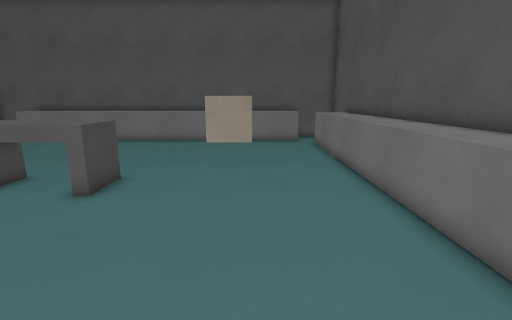
[1] (above)

17 first-person views from a walk through a level from a Godot 3-D game. The camera is 1.4 m above the floor, tilts 12° down and sees 85° across. The floor is counted in squares, 0.5 m on a side. Each view is taken from the middle of a square. On the plan, view 1 faces up. The plan holds only what a view shows up to about 19 squares ahead; the rest is blank. Surface patterns are stand-ins for the level's own textures.

[2]
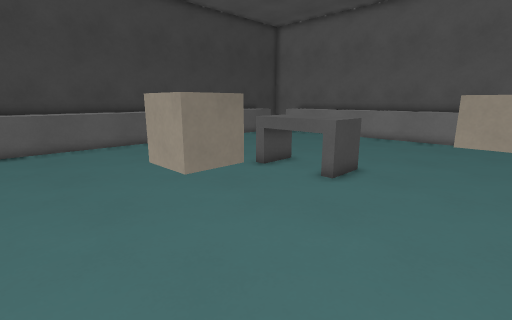

[3]
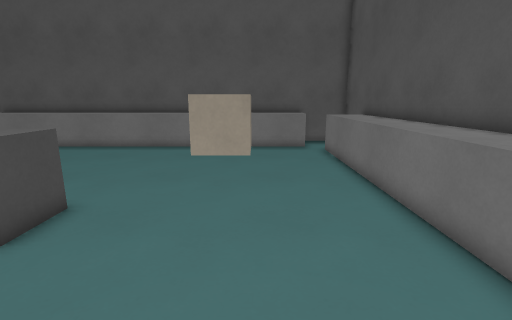

[4]
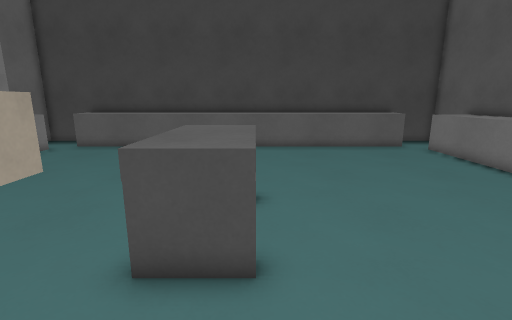

[5]
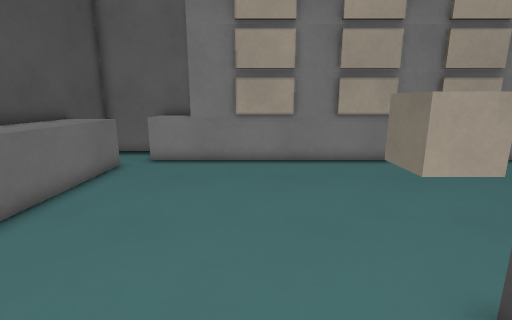

[6]
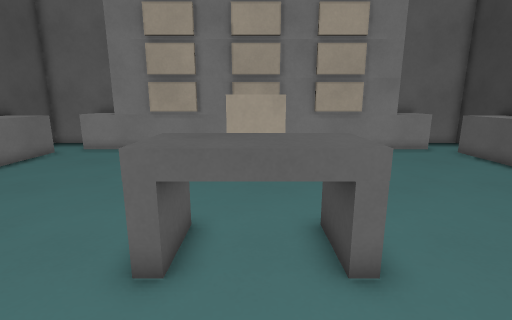

[7]
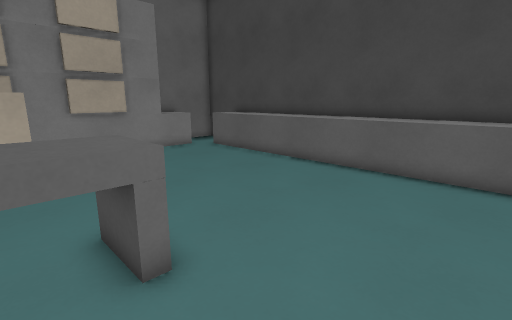

[8]
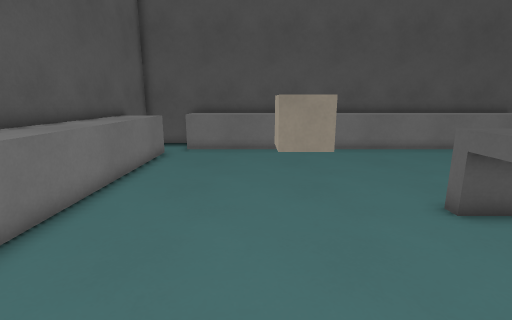

[9]
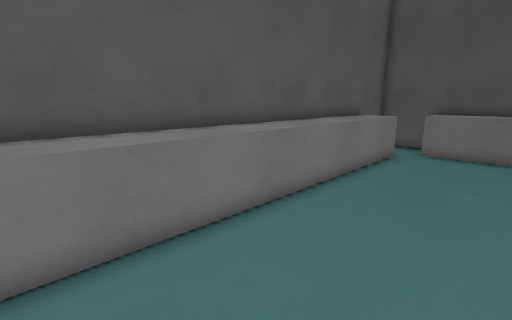

[10]
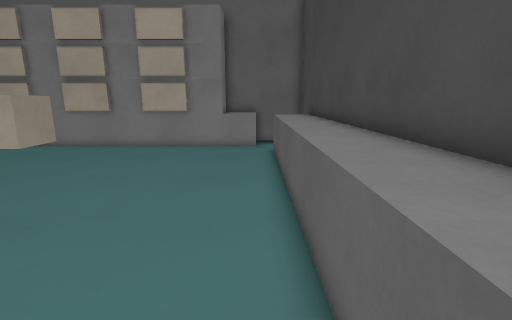

[11]
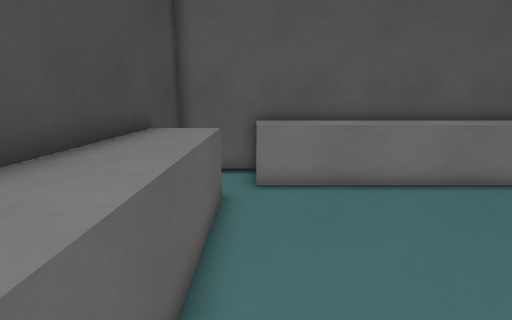

[12]
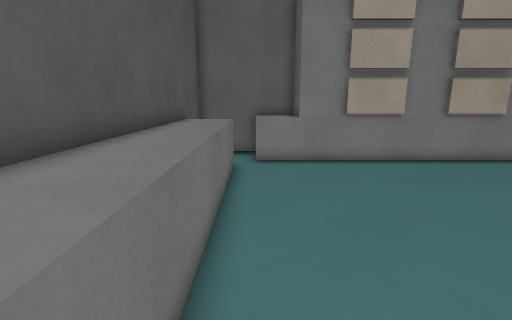

[13]
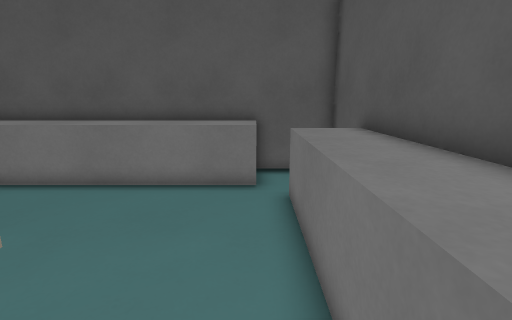

[14]
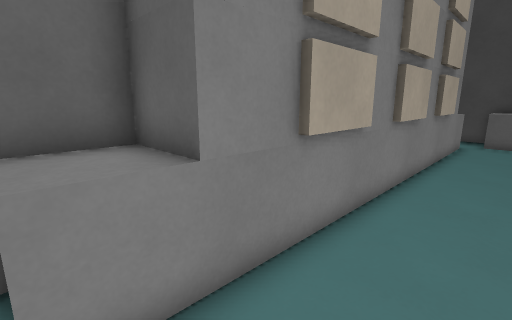

[15]
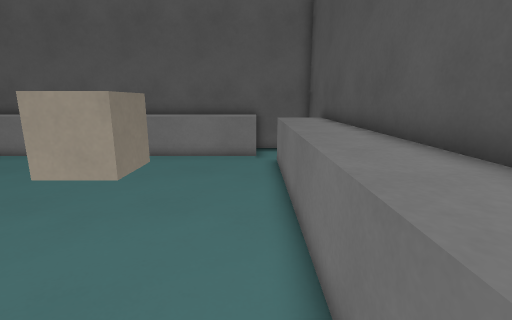

[16]
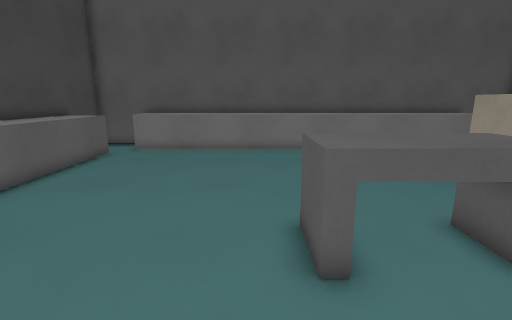

[17]
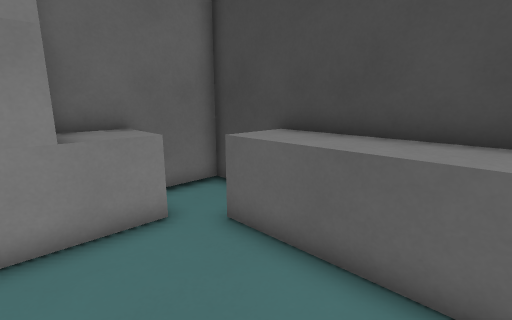

### Floor plan
Key: @ floor where view 1 was taken; # wall or solid block; . floor; ^ raised ledge; B block; E desk.
Columns run from 20 left of view 1 to 6 right of it. Each row starts with its distance up from view 1.
 22 ###########################
 21 #..^^^^^^^^^^^^^^^^^^^^^..#
 20 #..^^^^^^^^^^^^^^^^^^^^^..#
 19 #^^.....................^^#
 18 #^^.....................^^#
 17 #^^.....................^^#
 16 #^^.....................^^#
 15 #^^.....................^^#
 14 #^^...............BBB...^^#
 13 #^^...............B B...^^#
 12 #^^...............BBB...^^#
 11 #^^.....................^^#
 10 #^^........EEEEE........^^#
  9 #^^........EEEEE........^^#
  8 #^^........EEEEE........^^#
  7 #^^.....................^^#
  6 #^^.....................^^#
  5 #^^..........B..........^^#
  4 #^^.........BBB.........^^#
  3 #^^.........BBB.........^^#
  2 #^^.....................^^#
  1 #^^.....................^^#
  0 #^^.................@...^^#
 -1 #^^.....................^^#
 -2 #..^^###BB##BBB##BB###^^..#
 -3 #..^^#  BB       BB  #^^..#
 -4 ######               ######

Where each view was taken, in squares from view 1:
view 1: 0 up, 0 right, facing up
view 2: 1 down, 0 right, facing up-left
view 3: 3 up, 0 right, facing up
view 4: 10 up, 1 left, facing left
view 5: 11 up, 2 left, facing down
view 6: 14 up, 7 left, facing down
view 7: 14 up, 7 left, facing down-left
view 8: 15 up, 12 left, facing right
view 9: 15 up, 12 left, facing up-right
view 10: 15 up, 17 left, facing down
view 11: 11 up, 17 left, facing up
view 12: 11 up, 3 right, facing down
view 13: 11 up, 3 right, facing up
view 14: 1 up, 3 right, facing down-left
view 15: 6 up, 3 right, facing up
view 16: 4 up, 10 left, facing up
view 17: 4 up, 14 left, facing down-left
